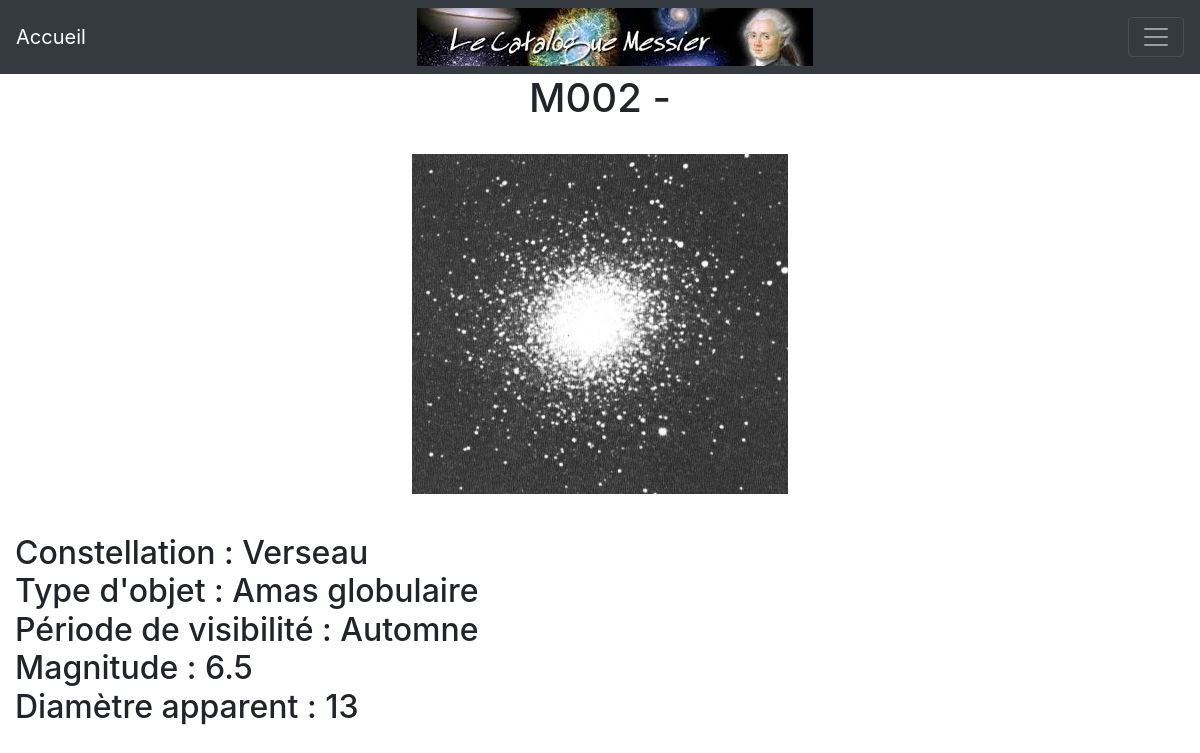
The page /?action=detail&numero=M002 on the database its author committed.
### tables this page shows
CREATE TABLE IF NOT EXISTS `objet` (
  `numero` char(4) NOT NULL,
  `nomCommun` varchar(40) DEFAULT NULL,
  `constellation` varchar(40) DEFAULT NULL,
  `codeType` char(2) DEFAULT NULL,
  `periodeVisibilite` varchar(10) DEFAULT NULL,
  `magnitude` double(15,2) DEFAULT NULL,
  `diametreApparent` varchar(20) DEFAULT NULL,
  PRIMARY KEY (`numero`),
  KEY `codeType` (`codeType`)
);

CREATE TABLE IF NOT EXISTS `typeobjet` (
  `code` char(2) NOT NULL,
  `libelle` varchar(30) DEFAULT NULL,
  PRIMARY KEY (`code`),
  KEY `code` (`code`)
);

### index.php (called while the page is built, shortened)
<?php
    $racine = dirname(__FILE__);
    $action = filter_input(INPUT_GET, 'action', FILTER_SANITIZE_STRING);
    $controleur = Routeur::getControleur($action);
    include "$racine/controleur/$controleur";

### modele/Connexion.php (called while the page is built, shortened)
<?php
   class Connexion{
        private static $connexion;
        public static function getInstance(){
            if(!self::$connexion){
                try {
                    $serveur = 'mysql:host=localhost:3306;';
                    $bdd = 'dbname=bd_messier';
                    $user = 'root' ;
                    $mdp = 'root' ;
                    self::$connexion = new PDO($serveur.$bdd, $user, $mdp);
                    self::$connexion->query("SET CHARACTER SET utf8");
                } catch (PDOException $e) {
                        echo " Error connexion: " . $serveur . " " . $bdd . " " . $user . " " . $mdp . " " . $e->getMessage() ;
                        throw new Exception("Erreur à  la connexion \n" . $e->getMessage());
                }
            }
            return self::$connexion;
        }
     }
?>

### modele/ModeleObjetDAO.php (called while the page is built, shortened)
<?php
    include_once "$racine/classes/Objet.php";
    require_once("Connexion.php");
    require_once("ModeleTypeObjetDAO.php");
    class ModeleObjetDAO{
        private static $lesObjets;
        public static function getObjetByNumero($numeroObj) {
            self::$lesObjets = self::chargerObjets();
            $unObjet = null;
            foreach(self::$lesObjets as $obj){
                if($obj->getNumero() == $numeroObj){
                    $unObjet = $obj;
                }
            }
            return $unObjet;
        }
        private static function chargerObjets()
        {
            $resultat = new ArrayObject();
            $req = "SELECT * FROM objet ORDER BY 1";
            try {
                $curseur = Connexion::getInstance()->query($req);
                while ($ligne = $curseur->fetch(PDO::FETCH_ASSOC)) {
                    $unTypeObjet = ModeleTypeObjetDAO::findById($ligne['codeType']);
                    $nomCommun = $ligne['nomCommun'];
                    if($ligne['nomCommun'] == null){
                        $nomCommun = "";
                    }
                    $unObjet = new Objet($ligne['numero'], $nomCommun, $ligne['constellation'],$ligne['periodeVisibilite'],
                        $ligne['diametreApparent'], $ligne['magnitude'], $unTypeObjet);
                    $resultat[] = $unObjet;
                }
                return $resultat;
            }
            catch(PDOException $e) {
                print "Erreur !: " . $e->getMessage();
                die();
            }
        }
    }

### modele/ModeleTypeObjetDAO.php (called while the page is built)
<?php
    include_once "$racine/classes/TypeObjet.php";
    require_once("Connexion.php");
class ModeleTypeObjetDAO {
    public static function findById($code){
        try {
            $req = Connexion::getInstance()->prepare("SELECT * FROM typeobjet WHERE code = :code");
            $req->bindValue(':code', $code, PDO::PARAM_STR);
            $req->execute();
            while ($ligne = $req->fetch(PDO::FETCH_ASSOC)) {
                $unTypeObjet = new TypeObjet($ligne['code'], $ligne['libelle']);
            }
            return $unTypeObjet;
        }
        catch(PDOException $e) {
            print "Erreur !: " . $e->getMessage();
            die();
        }
    }
}

### classes/Objet.php (called while the page is built, shortened)
<?php
class Objet {
    private string $numero;
    private string $constellation;
    private string $periodeVisibilite;
    private string $diametreApparent;
    private string $magnitude;
    private TypeObjet $typeObjet;
    public function __construct(string $num, string $nom, string $const, string $per, string $diam, string $magn,TypeObjet $type){
        $this->numero = $num;
        $this->constellation = $const;
        $this->periodeVisibilite = $per;
        $this->diametreApparent = $diam;
        $this->magnitude = $magn;
        $this->typeObjet = $type;
    }
    public function getNumero(){
        return $this->numero;
    }
    public function getTypeObjet(){
        return $this->typeObjet;
    }
    public function getConstellation(){
        return $this->constellation;
    }
    public function getPeriodeVisibilite(){
        return $this->periodeVisibilite;
    }
    public function getDiametreApparent(){
        return $this->diametreApparent;
    }
    public function getMagnitude(){
        return $this->magnitude;
    }
}

### classes/TypeObjet.php (called while the page is built, shortened)
<?php
class TypeObjet {
    private string $libelle;
    function __construct(string $code, string $libelle){
        $this->libelle = $libelle;
    }
    public function getLibelle(){
        return $this->libelle;
    }
}

### vue/VueDetailObjet.php (the view)
<h1 class = "text-center"><?= $unObjet->getNumero(). " - ".$unObjet->getNomCommun(); ?></h1>
<br/>
<p id="principal" style="text-align: center">
    <img src="photos/<?= $unObjet->getNumero()?>.jpg" alt="photo de l'objet"  />
    <br />
    <br />
    <h2>
        <?= "Constellation : ". $unObjet->getConstellation(); ?> <br />
        <?= "Type d'objet : ". $unObjet->getTypeObjet()->getLibelle(); ?> <br />
        <?= "Période de visibilité : ". $unObjet->getPeriodeVisibilite(); ?> <br />
        <?= "Magnitude : ". $unObjet->getMagnitude(); ?> <br />
        <?= "Diamètre apparent : ". $unObjet->getDiametreApparent(); ?> <br />
    </h2>
</p>

### rows shown on the page
objet: numero "M002", numero (picture), constellation "Verseau", periodeVisibilite "Automne", magnitude "6.5", diametreApparent "13"
typeobjet: libelle "Amas globulaire"
